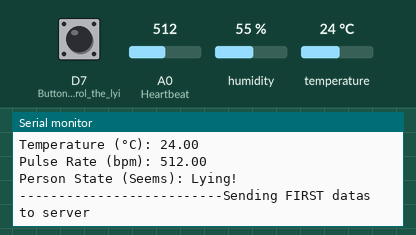
A sketch run on a simulated ESP8266 (NodeMCU). On the bench: the last lines printed to the serial monitor. Inputs (shaded band) come from the test bench; at power-on: D7 (Button_to_control_the_lyi) HIGH, humidity 55 %, A0 (Heartbeat) = 512, temperature 24 °C. WiFi joins after 1.5 s; servers stay silent unless stated; uploads are accepted with an empty reply.

Above: at 3.0 s.
3.1 s: D7 (Button_to_control_the_lyi) pulled LOW for 0.15 s
4.9 s: D7 (Button_to_control_the_lyi) pulled LOW for 0.15 s
8.0 s: D7 (Button_to_control_the_lyi) pulled LOW for 1 s
At 9.13 s:
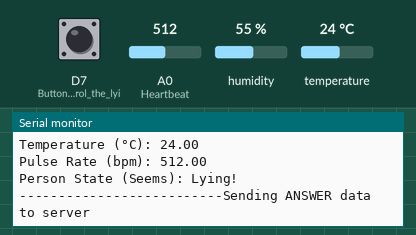
10.8 s: D7 (Button_to_control_the_lyi) pulled LOW for 1 s
At 11.93 s:
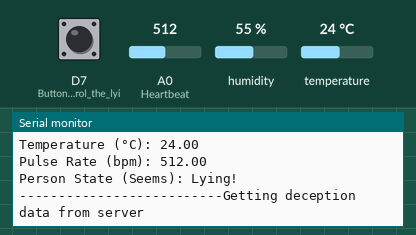
13.6 s: humidity set to 22 %
At 13.75 s:
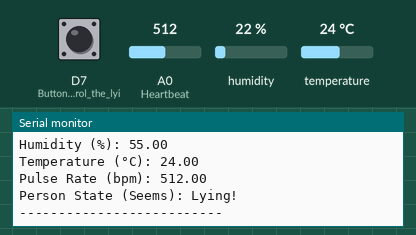
15.1 s: A0 (Heartbeat) set to 716
At 15.38 s:
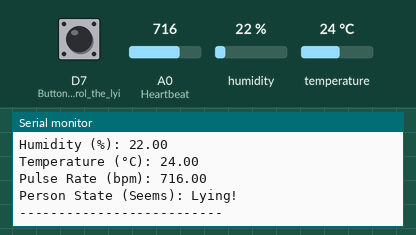

Measured:
- after the input at 8.0 s, the serial monitor: prints a new line after 0.83 s (image 1)
- after the input at 10.8 s, the serial monitor: prints a new line after 0.83 s (image 2)
- after the input at 15.1 s, the serial monitor: prints a new line at once (image 4)

The sketch:

Group_Project_Finalized_Arduino_Code.ino
```cpp
// (licence header left out)
// REQUIRES the following Arduino libraries:
// - DHT Sensor Library: https://github.com/adafruit/DHT-sensor-library
// - Adafruit Unified Sensor Lib: https://github.com/adafruit/Adafruit_Sensor

#include <Adafruit_Sensor.h>
#include <DHT.h>
#include <DHT_U.h>
#include <WiFiClient.h>
#include <ESP8266WebServer.h>
#include <ESP8266mDNS.h>
#include <ESP8266WiFi.h>
#include <ESP8266HTTPClient.h>
#include <ArduinoJson.h>

const char* ssid = "Panku"; // To fill out
const char* password = "abcd1234"; // To fill out
String ip = "http://192.168.25.46:5000/"; // To fill out

bool ledstate = LOW;
ESP8266WebServer server(80);

void handleNotFound(){
  String message = "File Not Found\n";
  message += "URI: ";
  message += server.uri();
  message += "\nMethod: ";
  message += (server.method() == HTTP_GET)?"GET":"POST";
  message += "\nArguments: ";
  message += server.args();
  message += "n";
  for (uint8_t i = 0; i < server.args(); i++){
    message += " " + server.argName(i) + ": " + server.arg(i) + "n";
  }
  server.send(404, "text/plain", message);
}

#define DHTPIN D6     // Digital pin connected to the DHT sensor
// Feather HUZZAH ESP8266 note: use pins 3, 4, 5, 12, 13 or 14 --
// Pin 15 can work but DHT must be disconnected during program upload.

// Uncomment the type of sensor in use:
//#define DHTTYPE    DHT11     // DHT 11
#define DHTTYPE    DHT11     // DHT 22 (AM2302)
//#define DHTTYPE    DHT21     // DHT 21 (AM2301)

// See guide for details on sensor wiring and usage:
//   https://learn.adafruit.com/dht/overview

DHT_Unified dht(DHTPIN, DHTTYPE);
// constants won't change. They're used here to set pin numbers:
uint32_t delayMS;
bool newQuestion=true;
volatile unsigned long prev =0;
volatile unsigned long prevLoop =0;
volatile int buttonPressed=0;
int elapsedTime=0;
bool answerWasTruth=true;

void PERSONSTATUS() {
  ledstate != ledstate;
  digitalWrite(D4, ledstate);

  if (ledstate == LOW) {
    server.send(200, "text/plain", "Person's State: Lying");
  }
  else {
    server.send(200, "text/plain", "Person's State: NOT Lying ");
  }
  //String LEDSTATUS = ledstate == LOW ? "The Person Is NOT Lying!" : "The Person Is Lying!";
  server.send(200, "text/plain", "Person's State: " + ledstate);
}
//this function sends data and this will be the "normal" values because these are all truth
void sendTruthData(float temp, float hum, float pulse){
  if (WiFi.status() == WL_CONNECTED) {             //Check WiFi connection status
    Serial.println("Sending FIRST datas to server");
    DynamicJsonDocument doc(2048);
    doc["temperature"] = temp;
    doc["humidity"] = hum;
    doc["pulse"] = pulse;
    // Serialize JSON document
    String json;
    serializeJson(doc, json);

    WiFiClient client;
    HTTPClient http;                               //Declare object of class HTTPClient

    http.begin(client, ip + "collectTruthData");      //Specify request destination
    http.addHeader("Content-Type", "application/json");           //Specify content-type header

    int httpCode = http.POST(json);                               //Send the request
    String payload = http.getString();                            //Get the response payload

    Serial.println(httpCode);                                     //Print HTTP return code
    Serial.println(payload);                                      //Print request response payload

    http.end();  //Close connection
  }
}
//this function sends data while the answer lasts
void sendAnswerData(float temp, float hum, float pulse){
  if (WiFi.status() == WL_CONNECTED) {             //Check WiFi connection status
    Serial.println("Sending ANSWER data to server");
    DynamicJsonDocument doc(2048);
    doc["temperature"] = temp;
    doc["humidity"] = hum;
    doc["pulse"] = pulse;
    // Serialize JSON document
    String json;
    serializeJson(doc, json);
    WiFiClient client;
    HTTPClient http;                               //Declare object of class HTTPClient
    http.begin(client, ip + "collectAnswerData");      //Specify request destination
    http.addHeader("Content-Type", "application/json");           //Specify content-type header

    int httpCode = http.POST(json);                               //Send the request
    String payload = http.getString();                            //Get the response payload

    Serial.println(httpCode);                                     //Print HTTP return code
    Serial.println(payload);                                      //Print request response payload
    http.end();  //Close connection
  }
}
//this function calls the prediction on the server
bool answerEnded(float temp, float hum, float pulse){
  if (WiFi.status() == WL_CONNECTED) {             //Check WiFi connection status
    Serial.println("Getting deception data from server");

    WiFiClient client;
    HTTPClient http;                               //Declare object of class HTTPClient
    http.begin(client, ip + "getTruth");      //Specify request destination
    http.addHeader("Content-Type", "application/json");
    int httpCode = http.GET();                               //Send the request
    String payload = http.getString();       //Get the response payload
    Serial.println(httpCode);
    Serial.println(payload);
    http.end();  //Close connection
    Serial.println("THIS IS THE PAYLOAD-----------------------------" +payload);
    if(payload=="true"){
      return true;
      }
      else{
        return false;
      }
  }
  return false;
 }

void setup() {
  // Initialize device.
  WiFi.begin(ssid, password);


  // Wait for connection
  while (WiFi.status() != WL_CONNECTED) {
    delay(500);
    Serial.print(".");
  }

  Serial.println("");
  Serial.print("Connected to ");
  Serial.println(ssid);
  Serial.print("IP address: ");
  Serial.println(WiFi.localIP());

  if (MDNS.begin("esp8266")) {
    Serial.println("MDNS responder started");
  }

  //pinMode(D4, OUTPUT); //Red LED to detect student is lying or not
  //pinMode(D5, OUTPUT); //Green LED to detect student is telling the truth
  pinMode(A0, INPUT); //Heartbeat/Pulse Sensor to detect the physiological response of the student to find out if student is lying or not
  //pinMode(D0, INPUT); //Touch Sensor to detect if student presses the sensor or not to check if the student is lying or not
  pinMode(D7, INPUT_PULLUP); //Button to control the lying experiment intervals
  prev = millis();
  prevLoop = millis();

  attachInterrupt(digitalPinToInterrupt(D7),interruptButton, RISING); //Converts D7 where button is attached into an interrupt number

  Serial.begin(9600);

  dht.begin();
  Serial.println(F("DHTxx Unified Sensor Example"));
  // Print temperature sensor details.
  sensor_t sensor;
  dht.temperature().getSensor(&sensor);
  Serial.println(F("------------------------------------"));
  Serial.println(F("Temperature Sensor"));
  Serial.print  (F("Sensor Type: ")); Serial.println(sensor.name);
  Serial.print  (F("Driver Ver:  ")); Serial.println(sensor.version);
  Serial.print  (F("Unique ID:   ")); Serial.println(sensor.sensor_id);
  Serial.print  (F("Max Value:   ")); Serial.print(sensor.max_value); Serial.println(F("°C"));
  Serial.print  (F("Min Value:   ")); Serial.print(sensor.min_value); Serial.println(F("°C"));
  Serial.print  (F("Resolution:  ")); Serial.print(sensor.resolution); Serial.println(F("°C"));
  Serial.println(F("------------------------------------"));
  // Print humidity sensor details.
  dht.humidity().getSensor(&sensor);
  Serial.println(F("Humidity Sensor"));
  Serial.print  (F("Sensor Type: ")); Serial.println(sensor.name);
  Serial.print  (F("Driver Ver:  ")); Serial.println(sensor.version);
  Serial.print  (F("Unique ID:   ")); Serial.println(sensor.sensor_id);
  Serial.print  (F("Max Value:   ")); Serial.print(sensor.max_value); Serial.println(F("%"));
  Serial.print  (F("Min Value:   ")); Serial.print(sensor.min_value); Serial.println(F("%"));
  Serial.print  (F("Resolution:  ")); Serial.print(sensor.resolution); Serial.println(F("%"));
  Serial.println(F("------------------------------------"));
  // Set delay between sensor readings based on sensor details.
  delayMS = sensor.min_delay / 2000;

  server.on("/personstatus", PERSONSTATUS);

  server.onNotFound(handleNotFound);

  server.begin();
  Serial.println("HTTP server started");
}

IRAM_ATTR void interruptButton(){
  if((millis()- prev)>1000 && elapsedTime>=3 && digitalRead(D7)==HIGH){
    buttonPressed+=1;
    prev= millis();
    elapsedTime=0;
    }
}

void loop() {

  if((millis()- prevLoop)>250){
    elapsedTime+=1;
  server.handleClient();

  //Print current status of Touch Sensor
  //int state = digitalRead(D0); to be deleted
  //Serial.println(state);


  //Print out current pulse of person
  float pulse;
  int sum = 0;
  for (int i = 0; i < 20; i++)
    sum += analogRead(A0);
  pulse = sum / 20.00;
  //Serial.println(pulse);


  // Get temperature event and print its value.
  sensors_event_t event;
  dht.temperature().getEvent(&event);
  float temperature = event.temperature;

  // Get humidity event and print its value.
  dht.humidity().getEvent(&event);
  float humidity = event.relative_humidity;

  //send data to server
  //VARY  WITHT HE CALL OF THESE 3 DEPENDING ON BUTTON PUSH, 1st button push enables sendtruthData, 2nd stops it (1st,2nd button push)
     //after that every second button push call enables this (3th,5th,7th etc)

  if(pulse<1500){
    if(buttonPressed==1){
      sendTruthData(temperature,humidity,pulse);
      Serial.println("Sending all truth data now");
      }

    // 3rd,5,7,9,11,13,15,17 etc
    else if(buttonPressed%2==1){
      digitalWrite(D4,LOW);
      digitalWrite(D5,LOW);
      newQuestion=true;
      sendAnswerData(temperature,humidity,pulse);
      Serial.println("Sending all answers now");
      }
    //this returns the answer after every other second button push (4th,6th,8th, etc)

    // 4,6,8,10,12,14,16,18 etc button
    else if(buttonPressed!=0 && buttonPressed!=2 && newQuestion==true) {
      newQuestion=false;
      answerWasTruth=answerEnded(temperature,humidity,pulse);
      if(answerWasTruth){
        Serial.println("Answer is truth");
        digitalWrite(D4,LOW);
        digitalWrite(D5,HIGH);
        }
      else{
        Serial.println("Answer was lie.");
        digitalWrite(D5,LOW);
        digitalWrite(D4,HIGH);
        }
      Serial.println("Interview ended");
   }
  }
  Serial.print("\n");
  Serial.print(F("Humidity (%): "));
  Serial.println(humidity);

  Serial.print(F("Temperature (°C): "));
  Serial.println(temperature);

  Serial.print(F("Pulse Rate (bpm): "));
  Serial.println(pulse);

  Serial.print(F("Person State (Seems): "));
  Serial.println(F("Lying!"));

  Serial.print("--------------------------");


  prevLoop=millis();
  }
}
```
